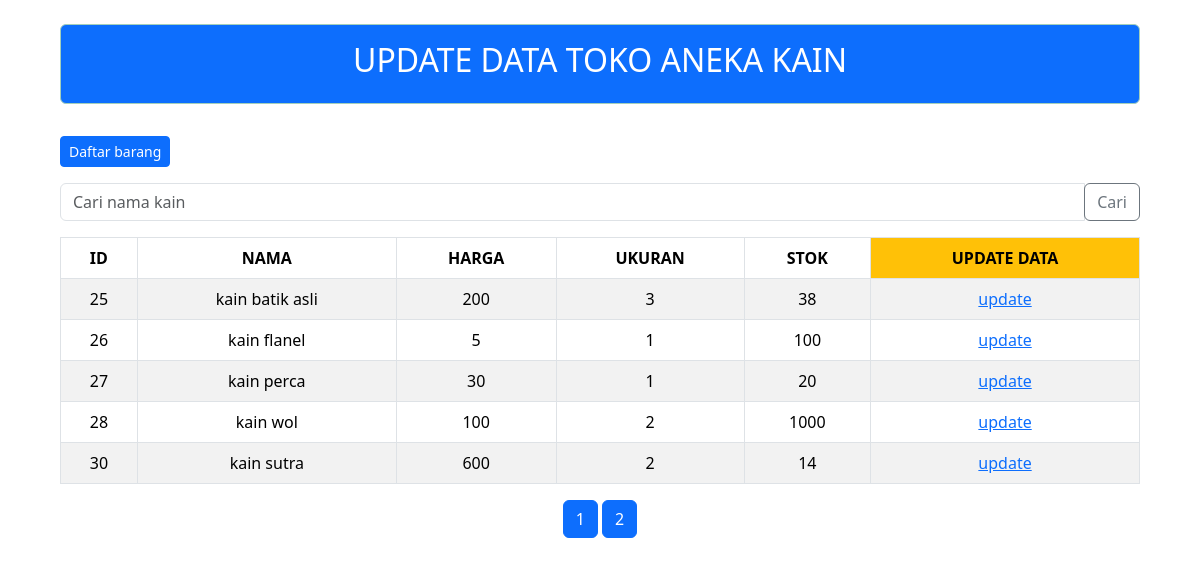
Page /tokoKainUts/admin/indexforupdate.php on the committed database.
### tables this page shows
CREATE TABLE `tbbarang` (
  `idbarang` int NOT NULL,
  `harga` float NOT NULL,
  `nama` varchar(100) NOT NULL,
  `ukuran` varchar(100) NOT NULL,
  `stok` int NOT NULL
);

### tokoKainUts/admin/indexforupdate.php (the view, shortened to what this page needs)
<?php
require_once("koneksi.php");
$koneksi = mysqli_connect($host, $user, $password, $database);
$banyak = 5;
if (isset($_GET['page'])) {
    $page = $_GET['page'];
} else {
    $page = 1;
}
$mulai = ($page - 1) * $banyak;
if (isset($_GET['search'])) {
    $keyword = $_GET['search'];
    $query = "SELECT * FROM tbbarang WHERE nama LIKE '%$keyword%' LIMIT $mulai, $banyak";
} else {
    $query = "SELECT * FROM tbbarang LIMIT $mulai, $banyak";
}
$hasil = mysqli_query($koneksi, $query);
$jumlahdata = mysqli_num_rows(mysqli_query($koneksi, "SELECT idbarang FROM tbbarang"));
$halaman = ceil($jumlahdata / $banyak);
?>
<!DOCTYPE html>
<html>
<head>
    <link rel="stylesheet" href="../bootstrap/css/bootstrap.css">
</head>
<body style="margin: 5%; margin-top:2%">
    <div class="alert alert-success text-center text-bg-primary p-3" role="alert">
        <h2>UPDATE DATA TOKO ANEKA KAIN</h2>
    </div>
    <a href="index.php" class="btn btn-primary btn-sm mb-3 mt-3 ml-0"><i class="fas fa-user-plus mr-0"></i> Daftar barang</a>
    <form action="" method="GET" class="ml-5 mb-3">
        <div class="input-group">
            <input type="text" class="form-control" placeholder="Cari nama kain" name="search">
            <div class="input-group-append">
                <button class="btn btn-outline-secondary" type="submit">Cari</button>
            </div>
        </div>
    </form>
    <table class="table table-bordered table table-striped" style="text-align: center;">
        <thead class="thead-light">
            <tr>
                <th>ID</th>
                <th>NAMA</th>
                <th>HARGA</th>
                <th>UKURAN</th>
                <th>STOK</th>
                <th class="text-bg-warning">UPDATE DATA</th>
            </tr>
        </thead>
        <tbody>
            <?php while ($data = mysqli_fetch_array($hasil)) { ?>
                <tr>
                    <td><?php echo $data['idbarang']; ?></td>
                    <td><?php echo $data['nama']; ?></td>
                    <td><?php echo $data['harga']; ?></td>
                    <td><?php echo $data['ukuran']; ?></td>
                    <td><?php echo $data['stok']; ?></td>
                    <td><a href="update.php?idbarang=<?php echo $data['idbarang']; ?>">update</a></td>
                </tr>
            <?php } ?>
        </tbody>
    </table>
    <div class="text-center">
        <?php for ($i = 1; $i <= $halaman; $i++) { ?>
            <a href="?page=<?php echo $i; ?>" class="btn btn-primary"><?php echo $i; ?></a>
        <?php } ?>
    </div>
</body>
</html>

### rows in the picture
tbbarang: idbarang "25", nama "kain batik asli", harga "200", ukuran "3", stok "38"
tbbarang: idbarang "26", nama "kain flanel", harga "5", ukuran "1", stok "100"
tbbarang: idbarang "27", nama "kain perca", harga "30", ukuran "1", stok "20"
tbbarang: idbarang "28", nama "kain wol", harga "100", ukuran "2", stok "1000"
tbbarang: idbarang "30", nama "kain sutra", harga "600", ukuran "2", stok "14"
